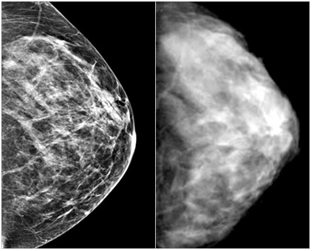
%> input picture img_source/1.jpg, 312 x 251 px
$ octave HW1lecture.m   (GNU Octave 9; MATLAB toolbox functions it lacks are replaced by stand-ins)
%> lines starting %> are read from the running program, lines starting %| are printed output that depends on the picture; in (x1, y1, x2, y2) boxes, pixels count from 0 and x2, y2 are one past the last pixel; in counts of white or black regions, pixels touching at a corner belong together; the program's own positions count from 1
im1 = imread('D:/data/1.jpg');
%> im1 is the input picture: size 251x312x3 uint8; min 0, max 255, mean 91.4
im2 = imread('D:/data/2.jpg');
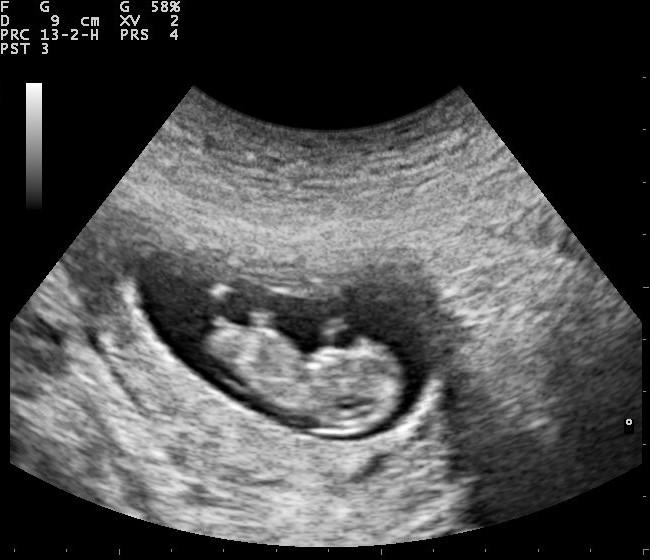
%> input picture img_source/2.jpg, 650 x 560 px
%> im2 is the input picture: size 560x650 uint8; min 0, max 255, mean 76.3
im3 = imread('D:/data/3.jpg');
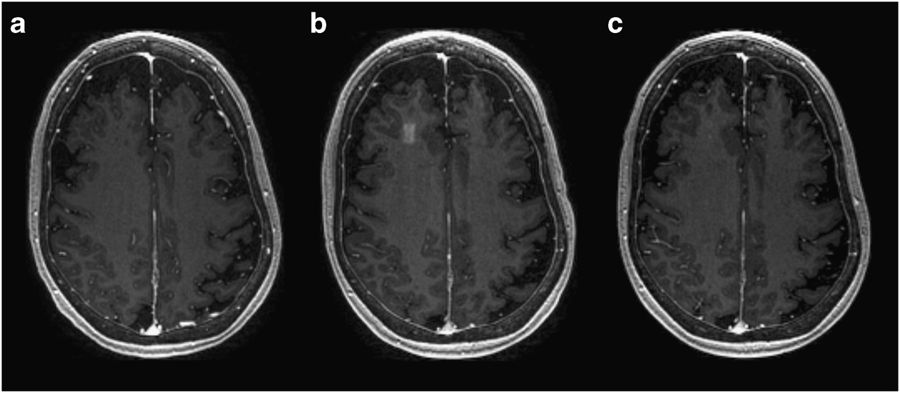
%> input picture img_source/3.jpg, 900 x 393 px
%> im3 is the input picture: size 393x900 uint8; min 0, max 255, mean 43.1
im4 = imread('D:/data/4.jpg');
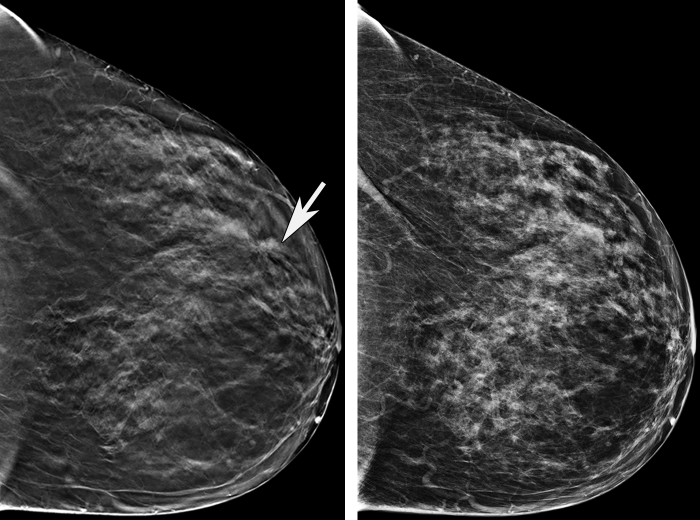
%> input picture img_source/4.jpg, 1400 x 1039 px (shown at 1/2 size)
%> im4 is the input picture: size 1039x1400 uint8; min 0, max 255, mean 52.2
s1 = size(im1);
%> s1 = [251 312 3]
s2 = size(im2);
%> s2 = [560 650]
s3 = size(im3);
%> s3 = [393 900]
s4 = size(im4);
%> s4 = [1039 1400]
imadjust(im2,[],[],0.45);
figure;
imshow(im2);
imadjust(im2,[],[],2.2);
figure;
imshow(im2);
im5=imadjust(im1,[0,1],[1,0]);
figure;
imshow(im5);
im6 = mat2gray(im2,[0,1]);
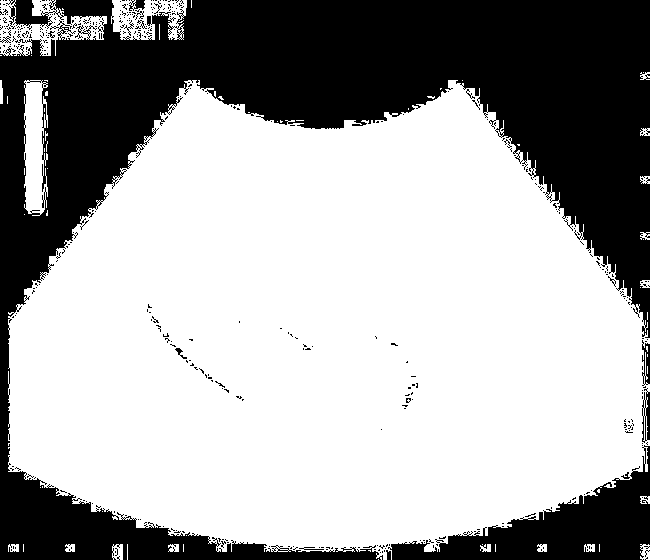
%> im6: size 560x650 double; values 0 (black) and 1 (white), 65.4% white; 439 black regions (422 under 20 px), largest, box (x1, y1, x2, y2) and area: (0, 0, 650, 560) 112665, (388, 445, 650, 560) 11042, (642, 388, 650, 443) 262
figure;
imshow(im6);
im7 = im2uint8(im2);
im8 = imread('D:/data/5.jpg');
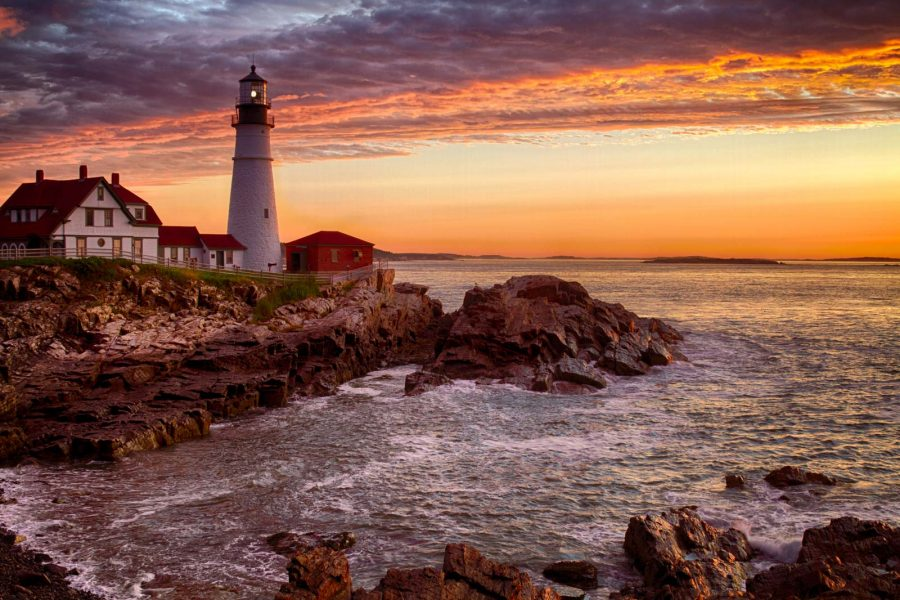
%> input picture img_source/5.jpg, 900 x 600 px
%> im8 is the input picture: size 600x900x3 uint8; mean R, G, B 134.8, 93.3, 78.6
im9 = mat2gray(im8,[0,1]);
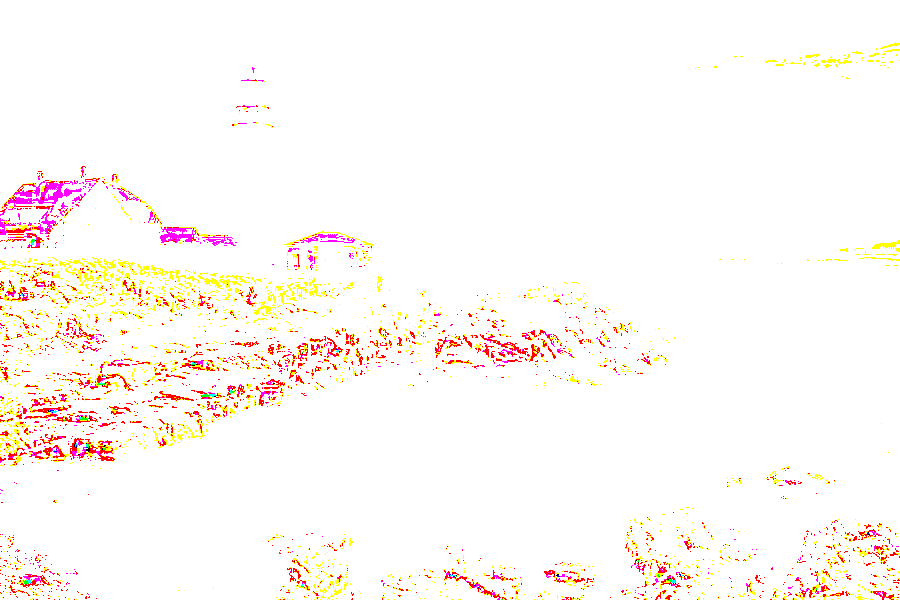
%> im9: size 600x900x3 double; mean R, G, B 0.999, 0.977, 0.961
g = 5*log(1+double(im9));
gs = im2uint8(mat2gray(g));
figure;
imshow(gs);
im10 = imresize(im3,0.75);
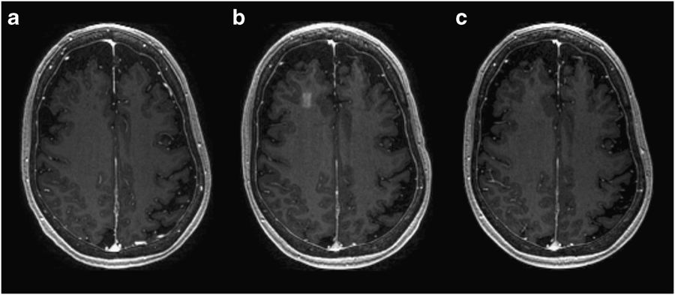
%> im10: size 295x675 uint8; min 0, max 255, mean 43.1
